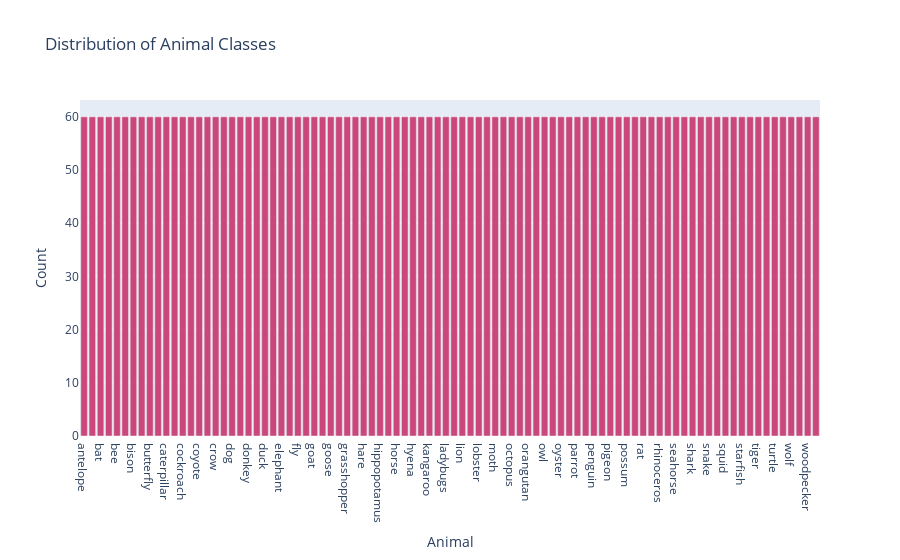

The notebook cell saved with this chart:
### Code cell
# Display distribution of animal classes
animal_counts = {animal: len(os.listdir(os.path.join(dataset_path, animal))) for animal in animal_names}
animal_counts_df = pd.DataFrame(list(animal_counts.items()), columns=['Animal', 'Count'])
animal_counts_df = animal_counts_df.sort_values(by='Count', ascending=False)

fig = px.bar(animal_counts_df, 
             x='Animal', 
             y='Count', 
             title='Distribution of Animal Classes', color="Count")

fig.update_layout(coloraxis_showscale=False)

fig.show()

### Figure 1 — Plotly figure (JSON) as saved in the notebook; plotly's stock layout.template omitted (floating-point values rounded to 4 significant figures)
{"data": [{"hovertemplate": "Animal=%{x}<br>Count=%{marker.color}<extra></extra>", "legendgroup": "", "marker": {"color": [60, 60, 60, 60, 60, 60, 60, 60, 60, 60, 60, 60, 60, 60, 60, 60, 60, 60, 60, 60, 60, 60, 60, 60, 60, 60, 60, 60, 60, 60, 60, 60, 60, 60, 60, 60, 60, 60, 60, 60, 60, 60, 60, 60, 60, 60, 60, 60, 60, 60, 60, 60, 60, 60, 60, 60, 60, 60, 60, 60, 60, 60, 60, 60, 60, 60, 60, 60, 60, 60, 60, 60, 60, 60, 60, 60, 60, 60, 60, 60, 60, 60, 60, 60, 60, 60, 60, 60, 60, 60], "coloraxis": "coloraxis", "pattern": {"shape": ""}}, "name": "", "orientation": "v", "showlegend": false, "textposition": "auto", "type": "bar", "x": ["antelope", "badger", "bat", "bear", "bee", "beetle", "bison", "boar", "butterfly", "cat", "caterpillar", "chimpanzee", "cockroach", "cow", "coyote", "crab", "crow", "deer", "dog", "dolphin", "donkey", "dragonfly", "duck", "eagle", "elephant", "flamingo", "fly", "fox", "goat", "goldfish", "goose", "gorilla", "grasshopper", "hamster", "hare", "hedgehog", "hippopotamus", "hornbill", "horse", "hummingbird", "hyena", "jellyfish", "kangaroo", "koala", "ladybugs", "leopard", "lion", "lizard", "lobster", "mosquito", "moth", "mouse", "octopus", "okapi", "orangutan", "otter", "owl", "ox", "oyster", "panda", "parrot", "pelecaniformes", "penguin", "pig", "pigeon", "porcupine", "possum", "raccoon", "rat", "reindeer", "rhinoceros", "sandpiper", "seahorse", "seal", "shark", "sheep", "snake", "sparrow", "squid", "squirrel", "starfish", "swan", "tiger", "turkey", "turtle", "whale", "wolf", "wombat", "woodpecker", "zebra"], "xaxis": "x", "y": [60, 60, 60, 60, 60, 60, 60, 60, 60, 60, 60, 60, 60, 60, 60, 60, 60, 60, 60, 60, 60, 60, 60, 60, 60, 60, 60, 60, 60, 60, 60, 60, 60, 60, 60, 60, 60, 60, 60, 60, 60, 60, 60, 60, 60, 60, 60, 60, 60, 60, 60, 60, 60, 60, 60, 60, 60, 60, 60, 60, 60, 60, 60, 60, 60, 60, 60, 60, 60, 60, 60, 60, 60, 60, 60, 60, 60, 60, 60, 60, 60, 60, 60, 60, 60, 60, 60, 60, 60, 60], "yaxis": "y"}], "layout": {"barmode": "relative", "coloraxis": {"colorbar": {"title": {"text": "Count"}}, "colorscale": [[0, "#0d0887"], [0.1111, "#46039f"], [0.2222, "#7201a8"], [0.3333, "#9c179e"], [0.4444, "#bd3786"], [0.5556, "#d8576b"], [0.6667, "#ed7953"], [0.7778, "#fb9f3a"], [0.8889, "#fdca26"], [1, "#f0f921"]], "showscale": false}, "legend": {"tracegroupgap": 0}, "title": {"text": "Distribution of Animal Classes"}, "xaxis": {"anchor": "y", "domain": [0, 1], "title": {"text": "Animal"}}, "yaxis": {"anchor": "x", "domain": [0, 1], "title": {"text": "Count"}}}}
